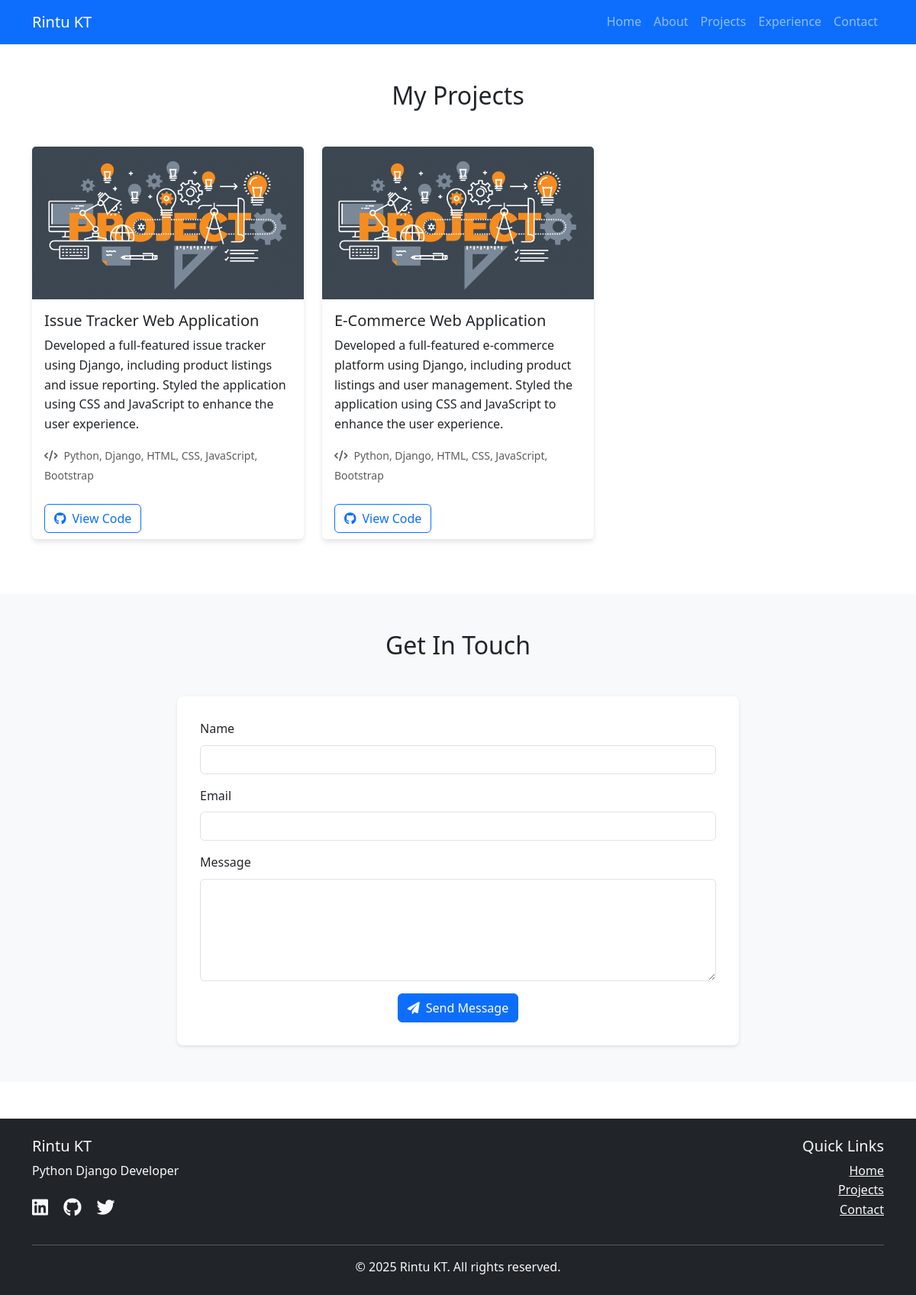
/projects/, run on the app's committed database.
### portfolio_app/models.py (models this page shows, shortened)
class Project(models.Model):
    title = models.CharField(max_length=200)
    description = models.TextField()
    key_features = models.TextField()
    technologies = models.CharField(max_length=200)
    project_link = models.URLField(blank=True, null=True)  # New field for project link
    github_link = models.URLField()
    image = models.ImageField(upload_to='project_images/', null=True, blank=True)
    order = models.IntegerField(default=0)
    created_at = models.DateTimeField(auto_now_add=True)
    updated_at = models.DateTimeField(auto_now=True)
    class Meta:
        ordering = ['order', '-created_at']

### portfolio_app/views.py (the view)
# urls.py: path('projects/', views.projects, name='projects'),
def projects(request):
    projects = Project.objects.all().order_by('-created_at')
    context = {
        'projects': projects,
    }
    return render(request, 'portfolio_app/projects.html', context)

### portfolio_app/templates/portfolio_app/projects.html (shortened to what this page needs)
{% extends 'portfolio_app/base.html' %}
{% load static %}
{% block content %}
<section class="projects-section py-5">
    <div class="container">
        <h2 class="text-center mb-5 animate-on-scroll">My Projects</h2>
        <div class="row">
            {% for project in projects %}
            <div class="col-md-6 col-lg-4 mb-4">
                <div class="card project-card animate-on-scroll">
                    {% if project.image %}
                    <img src="{{ project.image.url }}" class="card-img-top" alt="{{ project.title }}">
                    {% else %}
                    <img src="{% static 'portfolio_app/images/project.png' %}" class="card-img-top" alt="Project Placeholder">
                    {% endif %}
                    <div class="card-body">
                        <h5 class="card-title">{{ project.title }}</h5>
                        <p class="card-text">{{ project.description|truncatewords:30 }}</p>
                        <p class="card-text">
                            <small class="text-muted">
                                <i class="fas fa-code me-2"></i>{{ project.technologies }}
                            </small>
                        </p>
                    </div>
                    <div class="card-footer bg-transparent border-top-0">
                        {% if forloop.first %}
                            <a href="https://github.com/RintuKT/ISSUE" class="btn btn-outline-primary me-2" target="_blank">
                                <i class="fab fa-github me-2"></i>View Code
                            </a>
                        {% else %}
                            <a href="https://github.com/RintuKT/Ecom/tree/main/ecomproject" class="btn btn-outline-primary me-2" target="_blank">
                                <i class="fab fa-github me-2"></i>View Code
                            </a>
                        {% endif %}
                    </div>
                </div>
            </div>
            {% empty %}
            <div class="col-12 text-center">
                <p class="text-muted">No projects available at the moment.</p>
            </div>
            {% endfor %}
        </div>
    </div>
</section>
<section id="contact" class="contact-section bg-light py-5">
    <div class="container">
        <h2 class="text-center mb-5">Get In Touch</h2>
        <div class="row justify-content-center">
            <div class="col-md-8">
                <form id="contactForm" class="contact-form" action="{% url 'portfolio_app:contact' %}" method="post">
                    <div class="mb-3">
                        <label for="name" class="form-label">Name</label>
                        <input type="text" class="form-control" id="name" name="name" required>
                    </div>
                    <div class="mb-3">
                        <label for="email" class="form-label">Email</label>
                        <input type="email" class="form-control" id="email" name="email" required>
                    </div>
                    <div class="mb-3">
                        <label for="message" class="form-label">Message</label>
                        <textarea class="form-control" id="message" name="message" rows="5" required></textarea>
                    </div>
                    <div class="text-center">
                        <button type="submit" class="btn btn-primary">
                            <i class="fas fa-paper-plane me-2"></i>Send Message
                        </button>
                    </div>
                </form>
            </div>
        </div>
    </div>
</section>
{% endblock %}

### static/portfolio_app/css/style.css (style rules this page uses)
:root { --primary-color: #007bff; --secondary-color: #6c757d; --dark-color: #343a40; --light-color: #f8f9fa; }
body { font-family: 'Segoe UI', Tahoma, Geneva, Verdana, sans-serif; line-height: 1.6; }
.project-card { border: none; box-shadow: 0 4px 6px rgba(0, 0, 0, 0.1); transition: transform 0.3s ease; }
.project-card img { height: 200px; object-fit: cover; }
.contact-form { background: white; padding: 30px; border-radius: 8px; box-shadow: 0 2px 4px rgba(0, 0, 0, 0.1); }
.animate-fade-in { animation: fadeIn 1s ease-out; }

### data on the page
Project: title "Issue Tracker Web Application", description "Developed a full-featured issue tracker using Django, including product listings and issue reporting. Styled the application using CSS and JavaScript to enhance the user experience.", technologies "Python, Django, HTML, CSS, JavaScript, Bootstrap", shows "View Code"
Project: title "E-Commerce Web Application", description "Developed a full-featured e-commerce platform using Django, including product listings and user management. Styled the application using CSS and JavaScript to enhance the user experience.", technologies "Python, Django, HTML, CSS, JavaScript, Bootstrap", shows "View Code"
